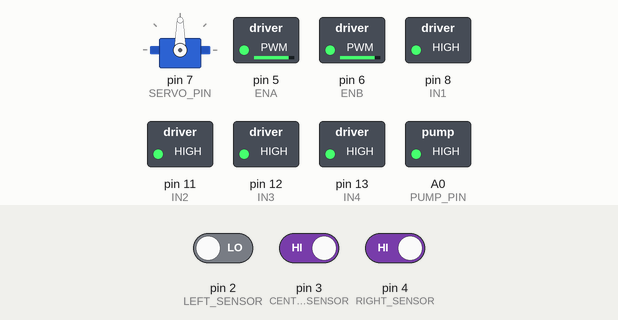
Recording of a sketch running on a simulated Arduino Uno, built with avr-gcc and run on an emulated ATmega328P. On the bench: servo, switched loads named in the sketch (green lamp = pin HIGH). Inputs (shaded band) come from the test bench; at power-on: pin 2 (LEFT_SENSOR) LOW, pin 3 (CENTER_SENSOR) HIGH, pin 4 (RIGHT_SENSOR) HIGH.

Above: at 3.1 s.
3.2 s: pin 2 (LEFT_SENSOR) driven HIGH
6.7 s: pin 3 (CENTER_SENSOR) driven LOW
At 7.36 s:
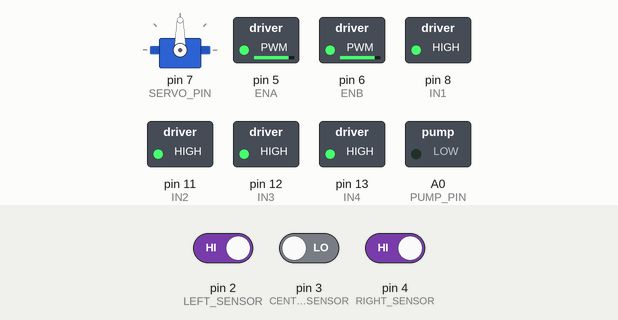
10.2 s: pin 3 (CENTER_SENSOR) driven HIGH
At 15.2 s:
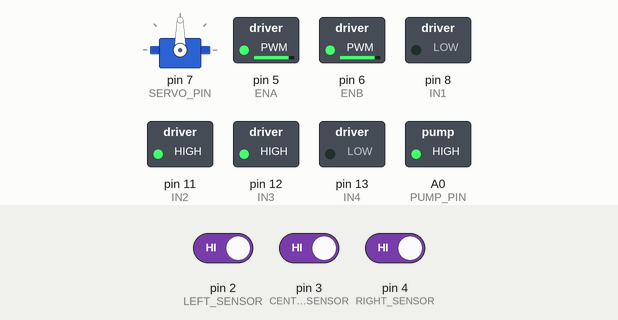
15.3 s: pin 2 (LEFT_SENSOR) driven LOW
At 18.19 s:
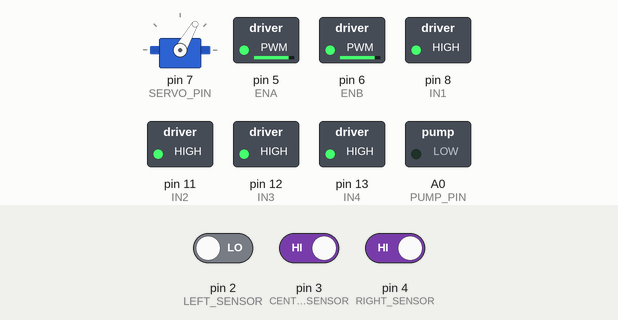
19.2 s: pin 4 (RIGHT_SENSOR) driven LOW
Timing chart, 0 to 23.7 s (numbered marks = the images above; inputs shaded):
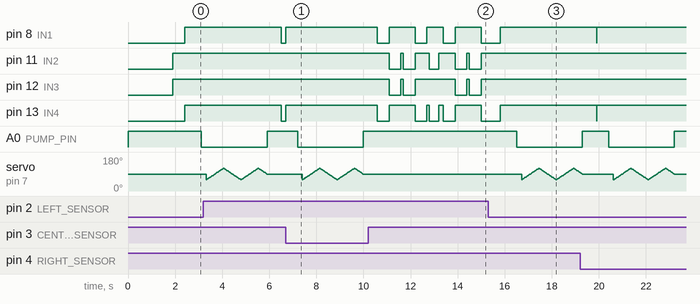

Measured:
- after the input at 10.2 s, pin 11 (IN2): HIGH → LOW after 0.89 s, → HIGH 0.50 s later, → LOW 0.10 s later, → HIGH 0.50 s later, … (10 changes in this stretch); pin 12 (IN3): HIGH → LOW after 0.89 s, → HIGH 0.50 s later, → LOW 0.10 s later, → HIGH 0.50 s later, … (8 changes in this stretch)

The sketch:

main_code.ino
```cpp
#include <Servo.h>

Servo myservo;

#define LEFT_SENSOR   2
#define CENTER_SENSOR 3
#define RIGHT_SENSOR  4

#define IN1 8
#define IN2 11
#define IN3 12
#define IN4 13
#define ENA 5
#define ENB 6

#define SERVO_PIN 7
#define PUMP_PIN  A0

int motor_speed = 220;
int scan_speed  = 220;
int turn_time   = 500;
int face_time   = 500;

void set_speed(int spd) {
  analogWrite(ENA, spd);
  analogWrite(ENB, spd);
}

void stop_bot() {
  digitalWrite(IN1, HIGH); digitalWrite(IN2, HIGH);
  digitalWrite(IN3, HIGH); digitalWrite(IN4, HIGH);
}

void move_forward() {
  digitalWrite(IN1, HIGH); digitalWrite(IN2, LOW);
  digitalWrite(IN3, HIGH); digitalWrite(IN4, LOW);
}

void turn_left() {
  digitalWrite(IN1, LOW);  digitalWrite(IN2, HIGH);
  digitalWrite(IN3, HIGH); digitalWrite(IN4, LOW);
}

void turn_right() {
  digitalWrite(IN1, HIGH); digitalWrite(IN2, LOW);
  digitalWrite(IN3, LOW);  digitalWrite(IN4, HIGH);
}

bool fire_detected() {
  return (digitalRead(LEFT_SENSOR)   == LOW ||
          digitalRead(CENTER_SENSOR) == LOW ||
          digitalRead(RIGHT_SENSOR)  == LOW);
}

char which_sensor() {
  bool L = digitalRead(LEFT_SENSOR)   == LOW;
  bool C = digitalRead(CENTER_SENSOR) == LOW;
  bool R = digitalRead(RIGHT_SENSOR)  == LOW;

  if (C)       return 'C';
  if (L && R)  return 'C';
  if (L)       return 'L';
  if (R)       return 'R';
  return 'N';
}

void face_fire(char trigger_sensor) {
  if (trigger_sensor == 'C') return;

  set_speed(scan_speed);
  unsigned long start = millis();

  if (trigger_sensor == 'L') {
    turn_left();
    while (millis() - start < (unsigned long)face_time) {
      if (digitalRead(CENTER_SENSOR) == LOW) break;
      delay(10);
    }
  } else if (trigger_sensor == 'R') {
    turn_right();
    while (millis() - start < (unsigned long)face_time) {
      if (digitalRead(CENTER_SENSOR) == LOW) break;
      delay(10);
    }
  }

  stop_bot();
  delay(200);
}

void put_off_fire() {
  stop_bot();

  myservo.write(90);
  delay(500);

  digitalWrite(PUMP_PIN, LOW);
  delay(200);

  for (int i = 60; i <= 120; i++) { myservo.write(i); delay(12); }
  for (int i = 120; i >= 60; i--) { myservo.write(i); delay(12); }
  for (int i = 60; i <= 120; i++) { myservo.write(i); delay(12); }
  for (int i = 120; i >= 90; i--) { myservo.write(i); delay(12); }

  digitalWrite(PUMP_PIN, HIGH);
  delay(200);

  myservo.write(90);
  delay(400);
}

bool scan_for_fire() {
  set_speed(scan_speed);

  turn_left();
  for (int t = 0; t < turn_time; t += 20) {
    delay(20);
    if (fire_detected()) { stop_bot(); return true; }
  }

  turn_right();
  for (int t = 0; t < turn_time; t += 20) {
    delay(20);
    if (fire_detected()) { stop_bot(); return true; }
  }
  stop_bot(); delay(100);
  if (fire_detected()) return true;

  turn_right();
  for (int t = 0; t < turn_time; t += 20) {
    delay(20);
    if (fire_detected()) { stop_bot(); return true; }
  }

  turn_left();
  for (int t = 0; t < turn_time; t += 20) {
    delay(20);
    if (fire_detected()) { stop_bot(); return true; }
  }
  stop_bot(); delay(100);
  if (fire_detected()) return true;

  return false;
}

void setup() {
  pinMode(LEFT_SENSOR,   INPUT);
  pinMode(CENTER_SENSOR, INPUT);
  pinMode(RIGHT_SENSOR,  INPUT);

  pinMode(IN1, OUTPUT); pinMode(IN2, OUTPUT);
  pinMode(IN3, OUTPUT); pinMode(IN4, OUTPUT);
  pinMode(ENA, OUTPUT); pinMode(ENB, OUTPUT);

  pinMode(PUMP_PIN, OUTPUT);
  digitalWrite(PUMP_PIN, HIGH);

  pinMode(SERVO_PIN, OUTPUT);
  digitalWrite(SERVO_PIN, LOW);
  delay(200);

  myservo.attach(SERVO_PIN);
  delay(100);
  myservo.write(90);
  delay(600);

  set_speed(motor_speed);
  delay(1000);
}

void loop() {
  bool found = scan_for_fire();

  if (found) {
    char sensor = which_sensor();
    face_fire(sensor);
    put_off_fire();
  } else {
    set_speed(motor_speed);
    move_forward();
    delay(400);
    stop_bot();
    delay(200);
  }
}
```
